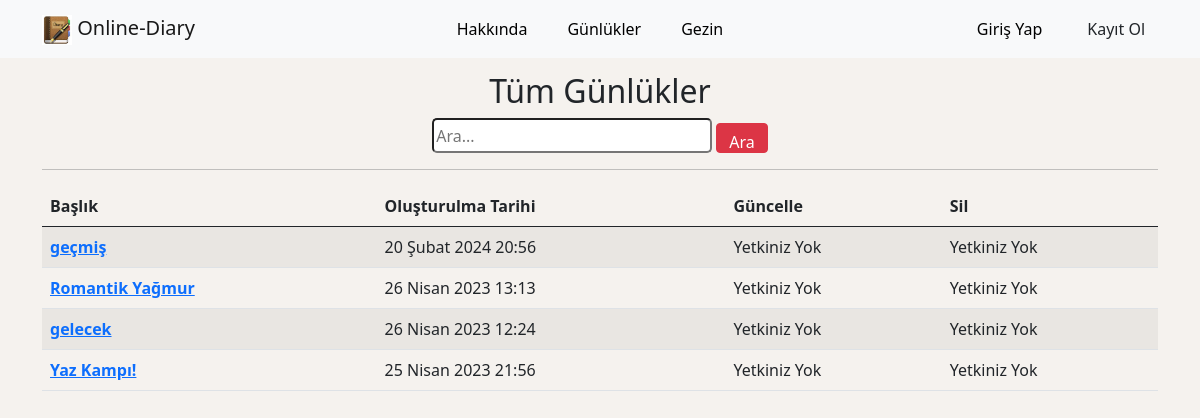
/blogs/diaries/, run on the app's committed database.
### blogs/models.py (models this page shows, shortened)
class BlogModel(models.Model):
    author = models.ForeignKey("auth.User", on_delete = models.CASCADE, verbose_name = "Yazar")
    title = models.CharField(max_length = 100, verbose_name = "Başlık")
    content = RichTextField(verbose_name = "İçerik")
    created_at = models.DateTimeField(verbose_name = "Oluşturulma Tarihi", auto_now_add= True)
    class Meta:
        ordering = ["-created_at"]

### blogs/views.py (the view)
# urls.py: path("diaries/", views.diaries, name="diaries"),
def diaries(request):
    all_diaries = BlogModel.objects.all()
    keyword = request.GET.get('keyword')
    if keyword:
        all_diaries = BlogModel.objects.filter(title__contains=keyword)
        return render(request, 'diaries.html', {"blogs": all_diaries})
    return render(request, "diaries.html", {"blogs": all_diaries})

### templates/diaries.html (shortened to what this page needs)
{% extends "layout.html" %}
{% block body %}
<div class="container">
    <div id="text"><center><h2>Tüm Günlükler</h2></center></div>
    <div id="search">
        <center>
            <form>
                <input type="text" name="keyword" class="input-sm" maxlength="64" placeholder="Ara..." style="width:280px; height: 35px; border-radius: 5px;">
                <button type = "submit" class="btn btn-danger" style = "height: 30px;">Ara</button>
            </form>
        </center>
    </div>
    <hr>
    <div id="table">
        {% if blogs %}
        <table class="table table-striped">
            <thead>
                <tr>
                  <th scope="col">Başlık</th>
                  <th scope="col">Oluşturulma Tarihi</th>
                  <th scope="col">Güncelle</th>
                  <th scope="col">Sil</th>
                </tr>
              </thead>
              <tbody>
                {% for blog in blogs %}
                    <tr>
                    <th><a href="/blogs/detail/{{blog.id}}">{{ blog.title }}</a></th>
                    <td>{{ blog.created_at }}</td>
                    {% if request.user.username == blog.author.username %}
                    <td><a href="/blogs/update/{{blog.id}}" class="btn btn-primary">Güncelle</a></td>
                    <td><a href="/blogs/delete/{{blog.id}}" class="btn btn-danger">Sil</a></td>
                    {% else %}
                    <td>Yetkiniz Yok</td>
                    <td>Yetkiniz Yok</td>
                    {% endif %}
                </tr>
                {% endfor %}
              </tbody>
          </table>
        {% else %}
          <div class="alert alert-danger">Günlük Bulunamadı</div>
        {% endif %}
    </div>
</div>
{% endblock %}

### templates/layout.html (shortened to what this page needs)
<!DOCTYPE html>
<html lang="en">
<head>
    <link href="https://cdn.jsdelivr.net/npm/bootstrap@5.0.2/dist/css/bootstrap.min.css" rel="stylesheet">
</head>
<body>
    {% include "includes/navbar.html" %}
    <br><br><br>
    {% block body %}{% endblock %}
</body>
</html>

### templates/includes/navbar.html (shortened to what this page needs)
{% load static %}
<nav class="navbar navbar-expand-lg fixed-top bg-light navbar-light">
    <div class="container">
      <a class="navbar-brand" href="/"
        ><img
          id="MDB-logo"
          src="{% static 'images/navbar-logo.jpeg' %}"
          alt="MDB Logo"
          draggable="false"
          height="30"
      />      Online-Diary</a>
      <div class="collapse navbar-collapse">
        <ul class="navbar-nav ms-auto">
          <li class="nav-item">
            <a class="nav-link mx-2" href="/about"><i class="fas fa-plus-circle pe-2"></i>Hakkında</a>
          </li>
          <li class="nav-item">
            <a class="nav-link mx-2" href="/blogs/diaries/"><i class="fas fa-plus-circle pe-2"></i>Günlükler</a>
          </li>
          <li class="nav-item">
            <a class="nav-link mx-2" href="/blogs/surf/"><i class="fas fa-plus-circle pe-2"></i>Gezin</a>
          </li>
        </ul>
      </div>
      <div class="collapse navbar-collapse">
        <ul class="navbar-nav ms-auto align-items-center">
          {% if request.user.is_authenticated %}
          <li class="nav-item">
            <a class="nav-link mx-2" href="/blogs/control-panel/">Kontrol Paneli</a>
          </li>
          <li class="nav-item ms-3">
            <a class="btn btn-black btn-rounded" href="/user/logout/">Çıkış Yap</a>
          </li>
          {% else %}
          <li class="nav-item">
            <a class="nav-link mx-2" href="/user/login/">Giriş Yap</a>
          </li>
          <li class="nav-item ms-3">
            <a class="btn btn-black btn-rounded" href="/user/register/">Kayıt Ol</a>
          </li>
          {% endif %}
        </ul>
      </div>
    </div>
  </nav>

### templates/layout.html (style rules this page uses)
.navbar-light .navbar-nav .nav-link { color: #000; }
body { background-color: rgb(245, 242, 238); }

### data on the page
BlogModel: title "geçmiş", created_at "20 Şubat 2024 20:56", shows "Yetkiniz Yok"
BlogModel: title "Romantik Yağmur", created_at "26 Nisan 2023 13:13", shows "Yetkiniz Yok"
BlogModel: title "gelecek", created_at "26 Nisan 2023 12:24", shows "Yetkiniz Yok"
BlogModel: title "Yaz Kampı!", created_at "25 Nisan 2023 21:56", shows "Yetkiniz Yok"
